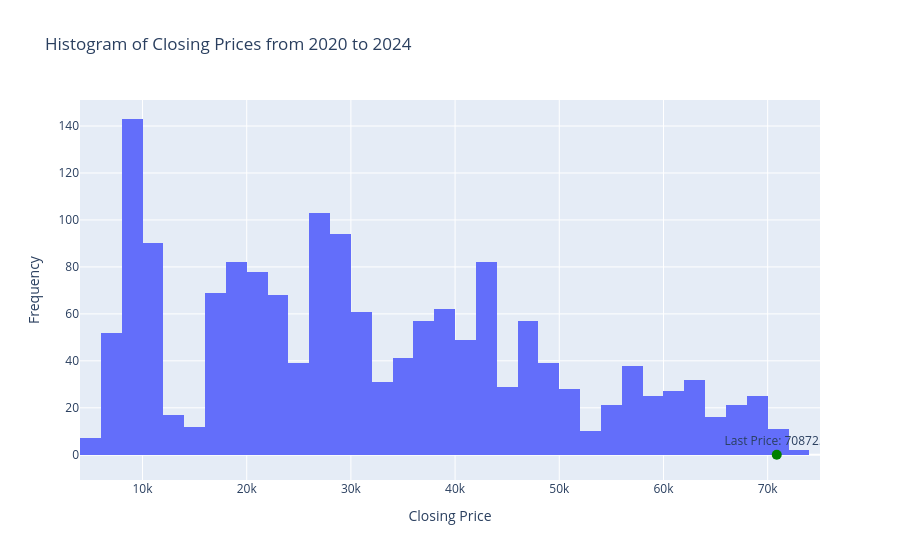

The cell this chart's notebook holds for it:
### Code cell
def plot_close_prices_histogram(
    data: pd.DataFrame,
    title=None,
    x_label="Closing Price",
    y_label="Frequency",
    grid=True,
):
    """Plot the close price histogram using Plotly"""
    # Check if DataFrame index is of datetime type
    if not isinstance(data.index, pd.DatetimeIndex):
        raise ValueError("DataFrame index must be of datetime type")

    # Creating the histogram
    fig = px.histogram(
        data,
        x="close",
        nbins=50,
        title=title
        or f"Histogram of Closing Prices from {data.index.year[0]} to {data.index.year[-1]}",
    )

    # Adding a scatter marker for the last closing price
    last_close_price = data["close"].iloc[-1]
    fig.add_trace(
        go.Scatter(
            x=[last_close_price],
            y=[0],
            mode="markers+text",
            text=[f"Last Price: {last_close_price}"],
            textposition="top center",
            marker=dict(color="green", size=10),
            name="Last Closing Price"
        )
    )
    
    # Updating layout for customization
    fig.update_layout(xaxis_title=x_label, yaxis_title=y_label, showlegend=False)

    if grid:
        fig.update_xaxes(showgrid=True)
        fig.update_yaxes(showgrid=True)
    else:
        fig.update_xaxes(showgrid=False)
        fig.update_yaxes(showgrid=False)

    fig.show()


plot_close_prices_histogram(data=filtered_data)

### Figure 1 — Plotly figure (JSON) as saved in the notebook; plotly's stock layout.template omitted (floating-point values rounded to 4 significant figures; data arrays with more than 128 entries replaced by an {"elided": "..."} marker saying what was removed)
{"data": [{"alignmentgroup": "True", "bingroup": "x", "hovertemplate": "close=%{x}<br>count=%{y}<extra></extra>", "legendgroup": "", "marker": {"color": "#636efa", "pattern": {"shape": ""}}, "name": "", "nbinsx": 50, "offsetgroup": "", "orientation": "v", "showlegend": false, "type": "histogram", "x": {"elided": "1618 float values"}, "xaxis": "x", "yaxis": "y"}, {"marker": {"color": "green", "size": 10}, "mode": "markers+text", "name": "Last Closing Price", "text": ["Last Price: 70872.1"], "textposition": "top center", "type": "scatter", "x": [70870.0], "y": [0]}], "layout": {"barmode": "relative", "legend": {"tracegroupgap": 0}, "showlegend": false, "title": {"text": "Histogram of Closing Prices from 2020 to 2024"}, "xaxis": {"anchor": "y", "domain": [0, 1], "showgrid": true, "title": {"text": "Closing Price"}}, "yaxis": {"anchor": "x", "domain": [0, 1], "showgrid": true, "title": {"text": "Frequency"}}}}
